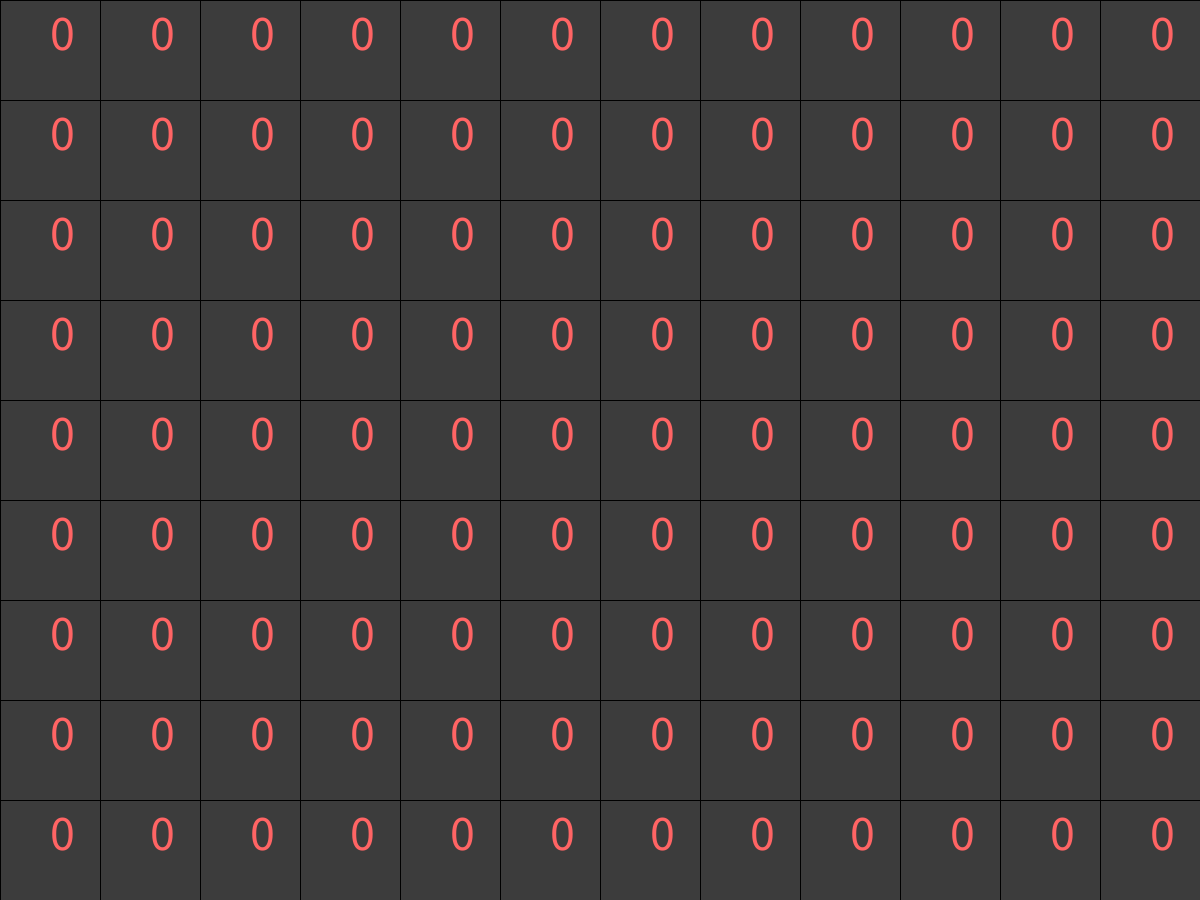
Frame 1 (no input)
Frame 60 (the mouse pressed at the canvas centre just before this capture): identical to frame 1, image omitted
Frame 120 (the mouse held since frame 60 and released just before this capture): identical to frame 1, image omitted

The Processing sketch that drew this single still picture (run headless with seeded random() and noise(); from frame 60 on, the mouse is pressed at the canvas centre):

// Processing sketch: Day_8_Interactive_Text_Grid
// ── Day_8_Interactive_Text_Grid.pde
int cellSize = 100;
int maxX = 0;
int maxY = 0;
Cell[][] cells; 

int gameState = 0; //state of the game 0 = creating world 1 = running it

void setup()
{
  size(1200,900);
  maxX = width/cellSize;
  maxY = height/cellSize;
  cells = new Cell[maxX][maxY]; //forms rows and columns
  
  for(int y = 0; y < maxY; y = y + 1)
  {
  for(int x = 0; x < maxX; x = x + 1)
  {
    cells[x][y] = new Cell(x,y,cellSize);
    
  }
  }
 // cells[0][0] = new Cell(0,0,cellSize);
//cells[0][1] = new Cell(0,1,cellSize);
}

void draw()
{
   for(int y = 0; y < maxY; y = y + 1)
  {
  for(int x = 0; x < maxX; x = x + 1)
  {
  cells[x][y].display();
  cells[x][y].check();
  }
}
}

void mousePressed()
{
  if(gameState == 0)
  {
  int mx = mouseX;
  int my = mouseY;
   for(int y = 0; y < maxY; y = y + 1)
  {
  for(int x = 0; x < maxX; x = x + 1)
  {
  cells[x][y].click(mx,my);
  }
}
  println(mouseX+";"+mouseY);
}
}

void keyPressed()
{
  if(gameState == 1)
  {
    gameState = 0;
  }
  else
  {
    gameState = 1;
  }
}

// ── cell.pde
class Cell
{
  float d = 10; //width & height
  int px = 0;
  int py = 0;
  boolean isLive = false;
  boolean nextLive = false;
  
  Cell(int _px, int _py, float _d) //constructor
  {
    this.px = _px;
    this.py = _py;
    this.d = _d;
  }
  
  void display()
  {
    if(isLive)
    {
      fill(255);
    }
    
    else
    {
      fill(60);
    }
    rect(this.px * this.d,this.py * this.d,this.d,this.d);
  }
  
  void click(int mx, int my)
  {
    if(
    this.px*this.d < mx
    &&
    (this.px*this.d)+this.d > mx
    &&
    this.py*this.d < my
    &&
    (this.py*this.d)+this.d > my
    )
    {
    this.isLive = !this.isLive;
    }
  }
  void check()
  {
    int nLiving = 0;
    int xminus = this.px-1;
    int yminus = this.py-1;
    int xplus = this.px+1;
    int yplus = this.py+1;
    if(xminus < 0) xminus = maxX-1;
    if(xplus > maxX-1) xplus = 0;
    if(yminus < 0) yminus = maxY-1;
    if(yplus > maxY-1) yplus = 0;
    
    
    if(cells[xminus][this.py].isLive)   nLiving = nLiving + 1;
    if(cells[xplus][this.py].isLive)    nLiving = nLiving + 1;
     if(cells[this.px][yminus].isLive)  nLiving = nLiving + 1;
    if(cells[this.px][yplus].isLive)    nLiving = nLiving + 1;
    if(cells[xminus][yminus].isLive)    nLiving = nLiving + 1;
    if(cells[xplus][yminus].isLive)     nLiving = nLiving + 1;
     if(cells[xminus][yplus].isLive)    nLiving = nLiving + 1;
    if(cells[xplus][yplus].isLive)      nLiving = nLiving + 1;
    fill(color(255,100,100));
    textSize(50);
    text(nLiving,  (this.px*this.d)+50, (this.py*this.d)+50);
  } 
  
}
